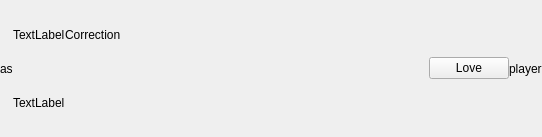
<?xml version="1.0" encoding="UTF-8"?>
<ui version="4.0">
 <class>ActivityListItem</class>
 <widget class="QWidget" name="ActivityListItem">
  <property name="geometry">
   <rect>
    <x>0</x>
    <y>0</y>
    <width>542</width>
    <height>137</height>
   </rect>
  </property>
  <property name="windowTitle">
   <string>Form</string>
  </property>
  <layout class="QVBoxLayout" name="verticalLayout_3" stretch="0">
   <property name="spacing">
    <number>0</number>
   </property>
   <property name="margin">
    <number>0</number>
   </property>
   <item>
    <widget class="QFrame" name="detailsFrame">
     <property name="frameShape">
      <enum>QFrame::NoFrame</enum>
     </property>
     <property name="frameShadow">
      <enum>QFrame::Raised</enum>
     </property>
     <layout class="QHBoxLayout" name="horizontalLayout_2">
      <property name="spacing">
       <number>0</number>
      </property>
      <property name="margin">
       <number>0</number>
      </property>
      <item>
       <widget class="QLabel" name="as">
        <property name="text">
         <string>as</string>
        </property>
       </widget>
      </item>
      <item>
       <widget class="QFrame" name="textArea">
        <property name="frameShape">
         <enum>QFrame::NoFrame</enum>
        </property>
        <property name="frameShadow">
         <enum>QFrame::Raised</enum>
        </property>
        <layout class="QHBoxLayout" name="horizontalLayout">
         <property name="spacing">
          <number>0</number>
         </property>
         <property name="margin">
          <number>0</number>
         </property>
         <item>
          <layout class="QVBoxLayout" name="verticalLayout">
           <property name="spacing">
            <number>0</number>
           </property>
           <property name="margin">
            <number>0</number>
           </property>
           <item>
            <layout class="QHBoxLayout" name="horizontalLayout_3">
             <property name="spacing">
              <number>0</number>
             </property>
             <property name="margin">
              <number>0</number>
             </property>
             <item>
              <widget class="QLabel" name="text">
               <property name="text">
                <string>TextLabel</string>
               </property>
              </widget>
             </item>
             <item>
              <widget class="QLabel" name="correction">
               <property name="enabled">
                <bool>true</bool>
               </property>
               <property name="text">
                <string>Correction</string>
               </property>
              </widget>
             </item>
            </layout>
           </item>
           <item>
            <widget class="Label" name="status">
             <property name="text">
              <string>TextLabel</string>
             </property>
            </widget>
           </item>
          </layout>
         </item>
        </layout>
       </widget>
      </item>
      <item>
       <spacer name="horizontalSpacer">
        <property name="orientation">
         <enum>Qt::Horizontal</enum>
        </property>
        <property name="sizeHint" stdset="0">
         <size>
          <width>0</width>
          <height>20</height>
         </size>
        </property>
       </spacer>
      </item>
      <item>
       <widget class="QPushButton" name="love">
        <property name="text">
         <string>Love</string>
        </property>
        <property name="checkable">
         <bool>true</bool>
        </property>
       </widget>
      </item>
      <item>
       <widget class="QLabel" name="player">
        <property name="text">
         <string>player</string>
        </property>
       </widget>
      </item>
     </layout>
    </widget>
   </item>
  </layout>
 </widget>
 <customwidgets>
  <customwidget>
   <class>Label</class>
   <extends>QLabel</extends>
   <header location="global">lib/unicorn/Widgets/Label.h</header>
  </customwidget>
 </customwidgets>
 <resources/>
 <connections/>
</ui>
